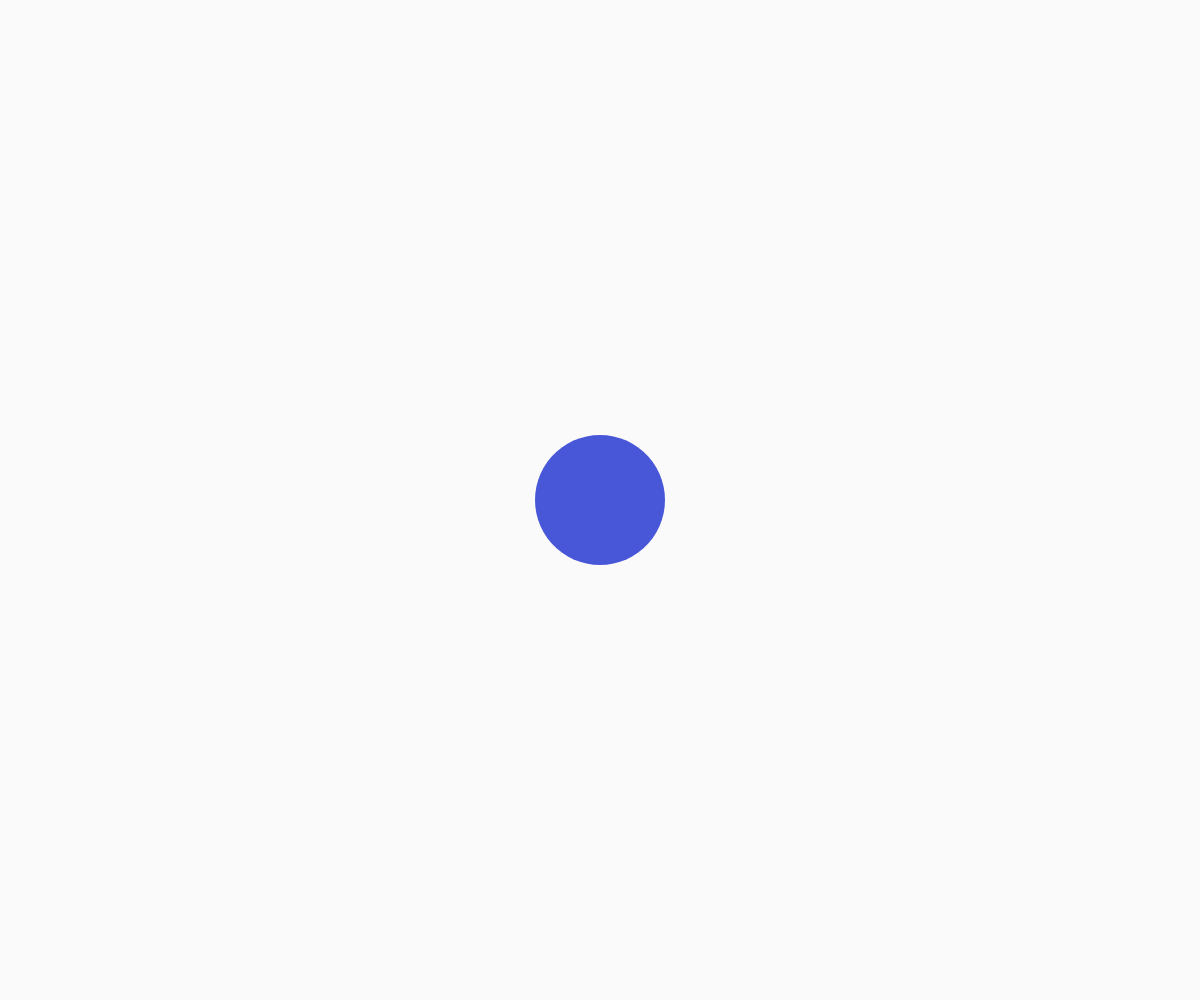
Frame 1 (no input)
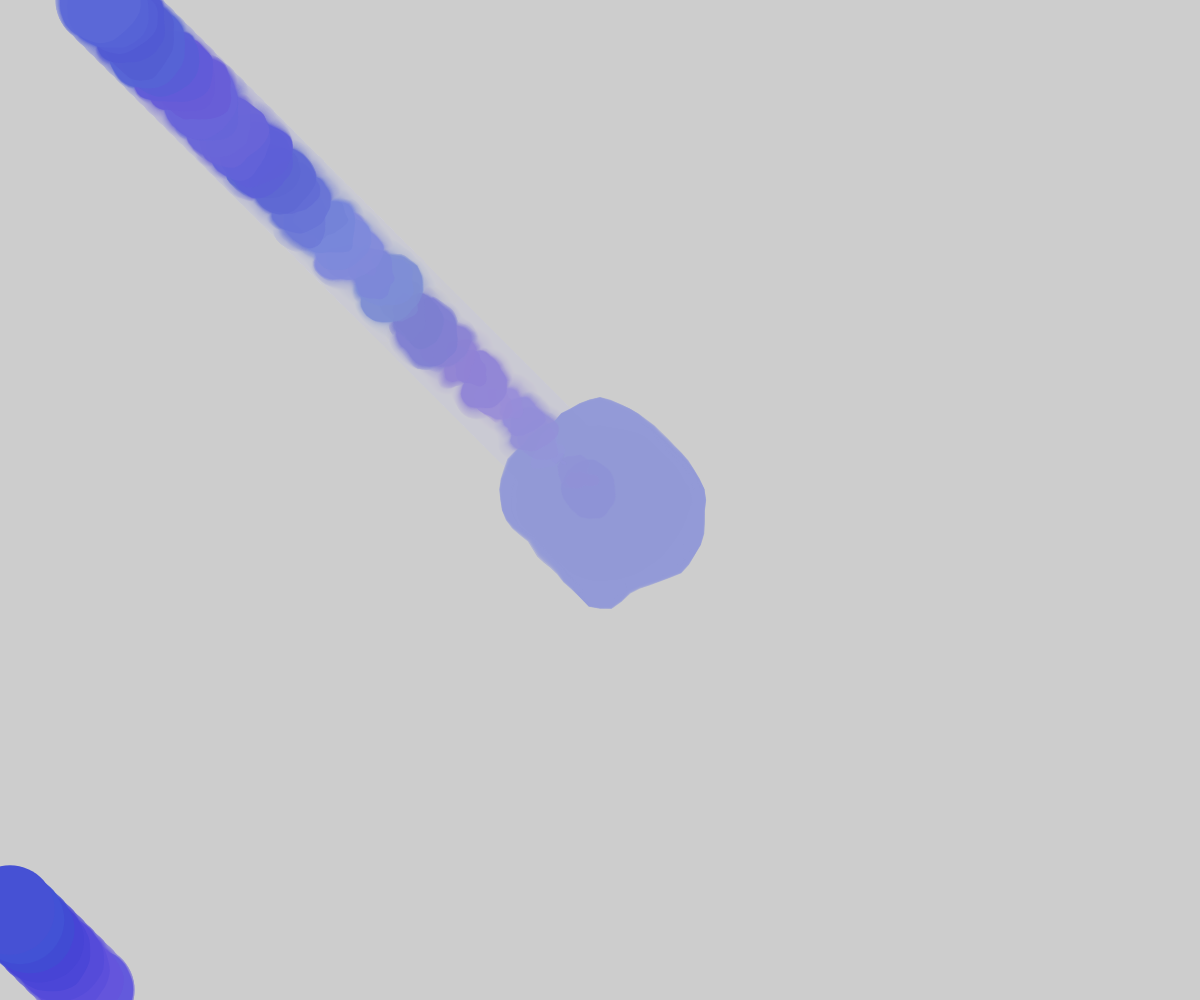
Frame 60 (no input)
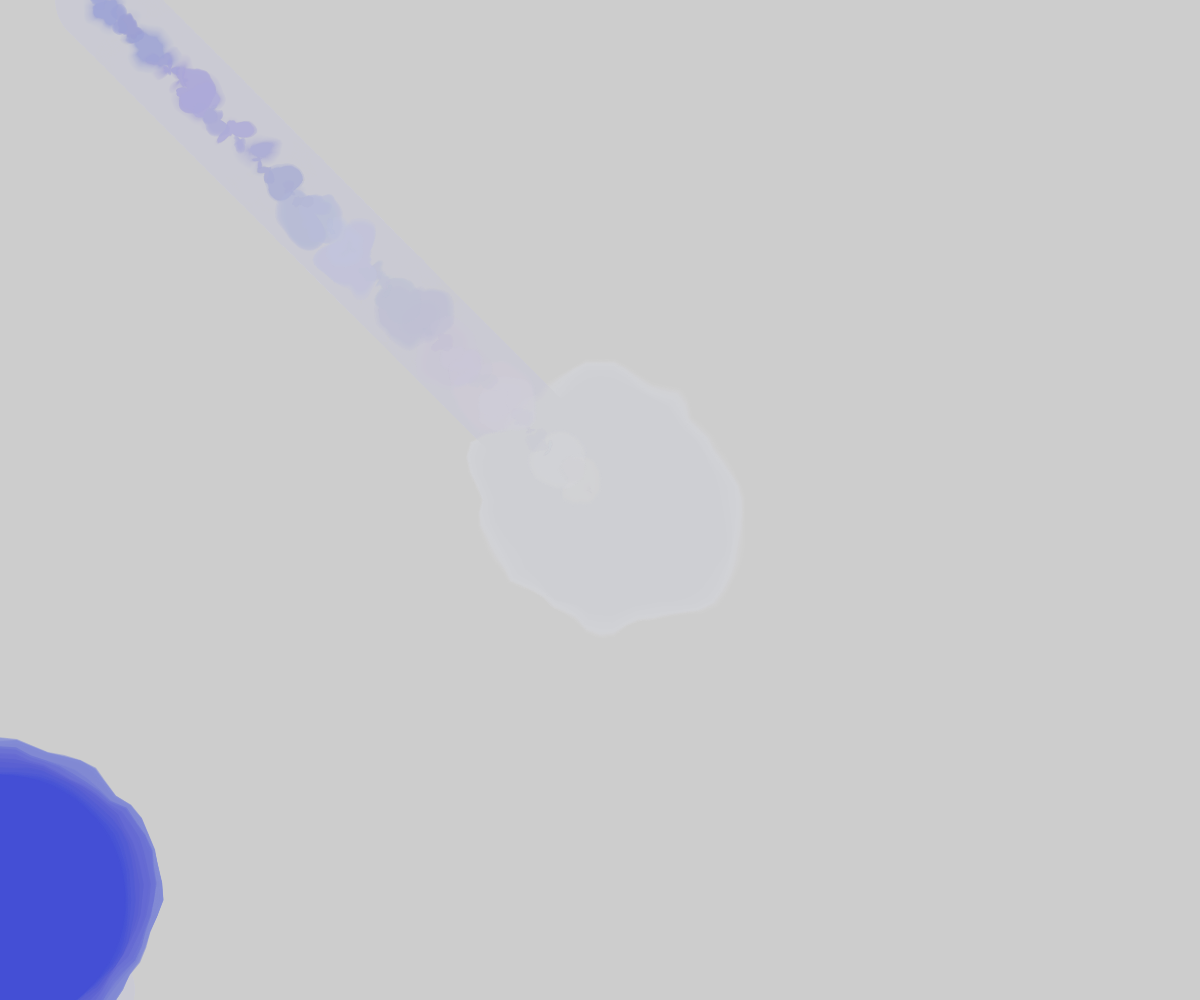
Frame 120 (the mouse pressed at the canvas centre since frame 60)

The p5.js sketch that drew these frames (run headless with seeded random() and noise() and a simulated clock; from frame 60 on, the mouse is pressed at the canvas centre):

// p5.js sketch
// ── sketch.js
var splotTrails=[];
var mover;
let controlX=0;
let controlY=0;
let relXY=0.5;
let controlCalib=10;

function setup() {
  createCanvas(windowWidth, windowHeight);
  colorMode(HSB);
  splotTrails.push(new SplotTrail(splotTrails.length));
  mover=new Mover(width/2, height/2);
}

function draw() {
  background(0,0,80,0.1);
  splotTrails[0].add(mover.pos.x, mover.pos.y,relXY);
  splotTrails[0].run();
  // mover.show();
  controlX=constrain(map(mouseX,0,width,-1,1),-1,1)
  controlY=constrain(map(mouseY,0,height,-1,1),-1,1)
  relXY=sqrt((controlX*controlX)+(controlY*controlY))
  // fill(0,0,0)
  // textSize(20)
  // text(nf(controlX,1,2),20,20)
  // text(nf(controlY,1,2),20,40)
  // text(nf(relXY,1,2),20,60)
  mover.run(controlX*controlCalib,controlY*controlCalib);
}

function Mover(x,y){
  this.pos=createVector(x,y);
  var vel=createVector(0,0);
  var acc=createVector(0,0);
  
  this.oldrun=function(cx, cy){
    acc=p5.Vector.fromAngle(noise(this.pos.x/100+this.pos.y/100,frameCount/500)*PI*6).setMag(0.5);
    acc.x+=0.55;
    vel.add(acc);
    vel.limit(5);
    vel.mult(0.95);
    this.pos.add(vel);
    this.pos.x=(this.pos.x+width)%width;
    this.pos.y=(this.pos.y+height)%height;
  };

  this.run=function(cx, cy){
    this.pos.x=(this.pos.x+width+cx)%width;
    this.pos.y=(this.pos.y+height+cy)%height;
  }
  
  this.show=function(){
    fill(0,100,100);
    noStroke();
    ellipse(this.pos.x, this.pos.y, 50);
  };
}

function SplotTrail(id){
  var splots=[];
  var maxSplots=150;

  this.add=function(x,y,relSize){
    if(splots.length<maxSplots){
      splots.push(new Splot(x,y,5+(1-relSize)*width*0.1));
    }
  };

  this.run=function(){
    splots.forEach(function(splot){
      splot.show();
    });
    for(var i=splots.length-1; i>=0; i--){
      if(splots[i].run()){
        // splots[i].show();
      } else {
        splots.splice(i,1);
      }
    }
  };
}

function Splot(x,y,ir){
  var ttlMax=120;
  var ttl=ttlMax;
  var verts=[];
  var numVerts=60;
  var cHue=noise(x/100,y/100+frameCount/120)*50-25;//random(-5,5);
  var sat=noise(11+x/90,y/90+frameCount/100)*30+50;//random(50,80);
  var bri=noise(9+x/70,y/70+frameCount/70)*10+80;//random(80,90);
  var rot=TWO_PI/numVerts;
  var rGrow=2*random(1,1.9);
  for(var i=0; i<numVerts; i++){
    var r=ir
    var vx=cos(i*rot)*r;
    var vy=sin(i*rot)*r;
    verts[i]={x:vx, y:vy, r:r};
  }

  this.run=function(){
    for(var i=0; i<numVerts; i++){
      var n=constrain(noise(x+verts[i].x/55, y+verts[i].y/50, frameCount/10)*2-0.5,0,1);
      var r=verts[i].r+n*0.45*rGrow;
      var vx=cos(i*rot)*r;
      var vy=sin(i*rot)*r;
      verts[i]={x:vx, y:vy, r:r};
    }
    ttl--;
    return ttl>0;
  };

  this.show=function(){
    push();
    translate(x,y);
    fill(240+cHue,sat*ttl/ttlMax, bri*ttl/ttlMax,ttl/ttlMax);
    fill(240+cHue,sat*(ttl/ttlMax), bri*(1),ttl/ttlMax);
    noStroke();
    beginShape();
    verts.forEach(function(v){
      vertex(v.x, v.y);
    });
    endShape(CLOSE);
    pop();
  };

}
